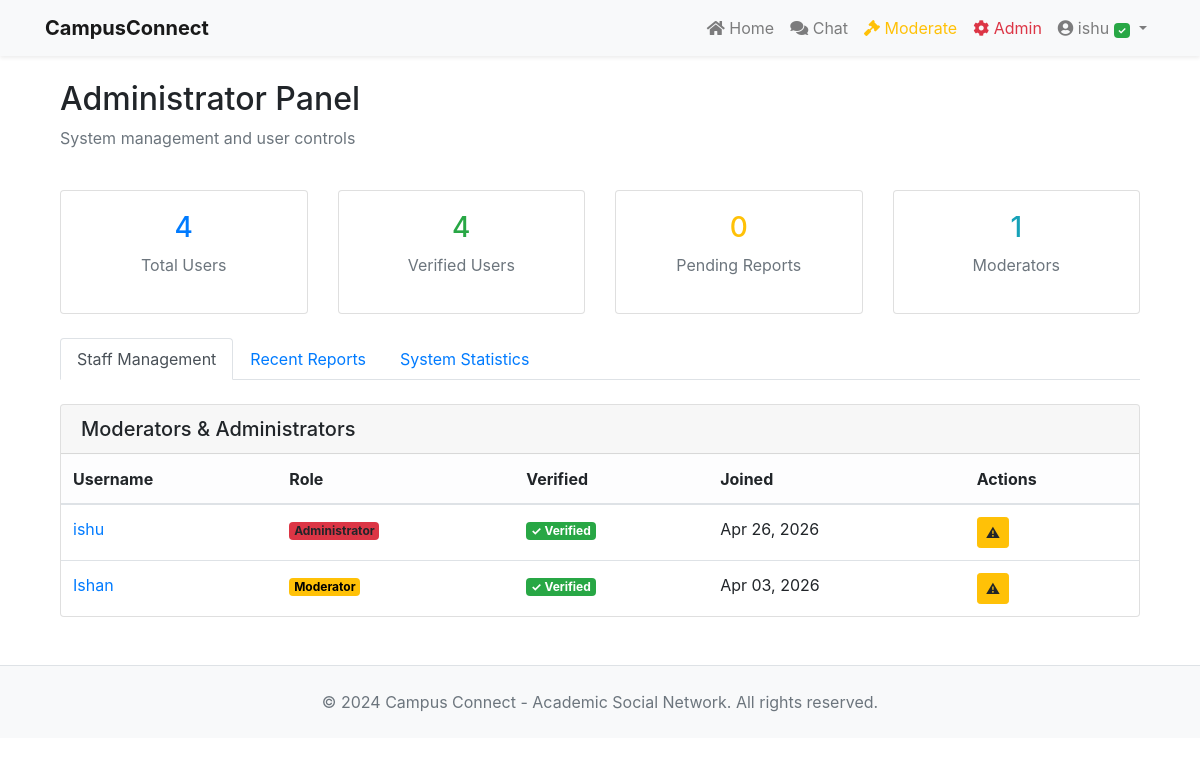
Page /admin-panel/ (signed in) on the committed database.
### accounts/models.py (models this page shows, shortened)
class User(AbstractUser):
    role = models.CharField(
        max_length=20,
        choices=ROLE_CHOICES,
        default='student',
        help_text='User role determining permissions and capabilities'
    )
    is_verified = models.BooleanField(
        default=False,
        help_text='Whether the user has verified their college email'
    )
    class Meta:
        ordering = ['-date_joined']
    def is_admin(self):
        return self.role == 'admin'
    def is_moderator(self):
        return self.role in ['moderator', 'admin']

### accounts/views.py (the view)
# urls.py: path('admin-panel/', views.admin_panel, name='admin_panel'),
@login_required
@admin_required
def admin_panel(request):
    user_stats = {
        'total_users': User.objects.count(),
        'students': User.objects.filter(role='student').count(),
        'moderators': User.objects.filter(role='moderator').count(),
        'admins': User.objects.filter(role='admin').count(),
        'verified_users': User.objects.filter(is_verified=True).count(),
    }
    report_stats = {
        'pending': ContentReport.objects.filter(status='pending').count(),
        'approved': ContentReport.objects.filter(status='approved').count(),
        'rejected': ContentReport.objects.filter(status='rejected').count(),
        'resolved': ContentReport.objects.filter(status='resolved').count(),
    }
    recent_reports = ContentReport.objects.all().order_by('-created_at')[:10]
    staff_list = User.objects.filter(role__in=['moderator', 'admin']).order_by('role', 'username')
    return render(request, 'accounts/admin_panel.html', {
        'user_stats': user_stats,
        'report_stats': report_stats,
        'recent_reports': recent_reports,
        'staff_list': staff_list,
    })

### accounts/templates/accounts/admin_panel.html (shortened to what this page needs)
{% extends "accounts/layout.html" %}
{% block body %}
<div class="container-fluid mt-4">
    <div class="row mb-4">
        <div class="col-md-12">
            <h2>Administrator Panel</h2>
            <p class="text-muted">System management and user controls</p>
        </div>
    </div>
    <div class="row mb-4">
        <div class="col-md-3">
            <div class="card text-center">
                <div class="card-body">
                    <h3 class="text-primary">{{ user_stats.total_users }}</h3>
                    <p class="text-muted">Total Users</p>
                </div>
            </div>
        </div>
        <div class="col-md-3">
            <div class="card text-center">
                <div class="card-body">
                    <h3 class="text-success">{{ user_stats.verified_users }}</h3>
                    <p class="text-muted">Verified Users</p>
                </div>
            </div>
        </div>
        <div class="col-md-3">
            <div class="card text-center">
                <div class="card-body">
                    <h3 class="text-warning">{{ report_stats.pending }}</h3>
                    <p class="text-muted">Pending Reports</p>
                </div>
            </div>
        </div>
        <div class="col-md-3">
            <div class="card text-center">
                <div class="card-body">
                    <h3 class="text-info">{{ user_stats.moderators }}</h3>
                    <p class="text-muted">Moderators</p>
                </div>
            </div>
        </div>
    </div>
    <ul class="nav nav-tabs mb-4" role="tablist">
        <li class="nav-item">
            <a class="nav-link active" id="staff-tab" data-toggle="tab" href="#staff" role="tab">Staff Management</a>
        </li>
        <li class="nav-item">
            <a class="nav-link" id="reports-tab" data-toggle="tab" href="#reports" role="tab">Recent Reports</a>
        </li>
        <li class="nav-item">
            <a class="nav-link" id="stats-tab" data-toggle="tab" href="#stats" role="tab">System Statistics</a>
        </li>
    </ul>
    <div class="tab-content">
        <div class="tab-pane fade show active" id="staff" role="tabpanel">
            <div class="card">
                <div class="card-header">
                    <h5 class="mb-0">Moderators & Administrators</h5>
                </div>
                <div class="table-responsive">
                    <table class="table table-hover mb-0">
                        <thead class="table-light">
                            <tr>
                                <th>Username</th>
                                <th>Role</th>
                                <th>Verified</th>
                                <th>Joined</th>
                                <th>Actions</th>
                            </tr>
                        </thead>
                        <tbody>
                            {% for staff_member in staff_list %}
                            <tr>
                                <td>
                                    <a href="{% url 'user_profile' staff_member.username %}">
                                        {{ staff_member.username }}
                                    </a>
                                </td>
                                <td>
                                    {% if staff_member.role == 'admin' %}
                                    <span class="badge" style="background-color: #dc3545;">
                                    {% else %}
                                    <span class="badge" style="background-color: #ffc107; color: black;">
                                    {% endif %}
                                        {{ staff_member.get_role_display }}
                                    </span>
                                </td>
                                <td>
                                    {% if staff_member.is_verified %}
                                    <span class="badge badge-success">✓ Verified</span>
                                    {% else %}
                                    <span class="badge badge-danger">✗ Not Verified</span>
                                    {% endif %}
                                </td>
                                <td>{{ staff_member.date_joined|date:"M d, Y" }}</td>
                                <td>
                                    <div class="btn-group btn-group-sm">
                                        <form method="post" action="{% url 'manage_user' staff_member.id %}" style="display: inline;">
                                            <button type="submit" class="btn btn-warning btn-sm" title="Warn user">⚠</button>
                                        </form>
                                    </div>
                                </td>
                            </tr>
                            {% endfor %}
                        </tbody>
                    </table>
                </div>
            </div>
        </div>
    </div>
</div>
{% endblock %}

### accounts/templates/accounts/layout.html (shortened to what this page needs)
{% load static %}
<!DOCTYPE html>
<html lang="en">
<head>
    <link rel="stylesheet" href="https://stackpath.bootstrapcdn.com/bootstrap/4.4.1/css/bootstrap.min.css"
>
    <link rel="stylesheet" href="https://cdnjs.cloudflare.com/ajax/libs/font-awesome/5.15.4/css/all.min.css">
</head>
<body>
    <nav class="navbar navbar-expand-lg navbar-light bg-light shadow-sm">
        <div class="container">
            <a href="{% url 'index' %}" class="navbar-brand">
                <strong>CampusConnect</strong>
            </a>
            <div class="collapse navbar-collapse" id="navbarNav">
                <ul class="navbar-nav ml-auto">
                    <li class="nav-item">
                        <a href="{% url 'index' %}" class="nav-link">
                            <i class="fas fa-home"></i> Home
                        </a>
                    </li>
                    {% if user.is_authenticated %}
                        <li class="nav-item">
                            <a href="{% url 'common_chat' %}" class="nav-link">
                                <i class="fas fa-comments"></i> Chat
                            </a>
                        </li>
                        {% if user.is_moderator %}
                        <li class="nav-item">
                            <a href="{% url 'moderator_dashboard' %}" class="nav-link text-warning">
                                <i class="fas fa-gavel"></i> Moderate
                            </a>
                        </li>
                        {% endif %}
                        {% if user.is_admin %}
                        <li class="nav-item">
                            <a href="{% url 'admin_panel' %}" class="nav-link text-danger">
                                <i class="fas fa-cog"></i> Admin
                            </a>
                        </li>
                        {% endif %}
                        <li class="nav-item dropdown">
                            <a href="#" class="nav-link dropdown-toggle" role="button" data-toggle="dropdown">
                                <i class="fas fa-user-circle"></i> {{ user.username }}
                                {% if user.is_verified %}
                                <span class="badge badge-success" style="font-size: 10px;">✓</span>
                                {% endif %}
                            </a>
                        </li>
                    {% endif %}
                </ul>
            </div>
        </div>
    </nav>
    <main class="container mt-4">
        {% block body %}{% endblock %}
    </main>
    <footer class="bg-light py-4 mt-5 border-top">
        <div class="container text-center text-muted">
            <p class="mb-0">&copy; 2024 Campus Connect - Academic Social Network. All rights reserved.</p>
        </div>
    </footer>
</body>
</html>

### rows in the picture
User: username "ishu", role "Administrator", is_verified "✓ Verified", date_joined "Apr 26, 2026"
User: username "Ishan", role "Moderator", is_verified "✓ Verified", date_joined "Apr 03, 2026"

### other values in the picture
{{ user_stats.total_users }} "4"
{{ user_stats.verified_users }} "4"
{{ report_stats.pending }} "0"
{{ user_stats.moderators }} "1"
